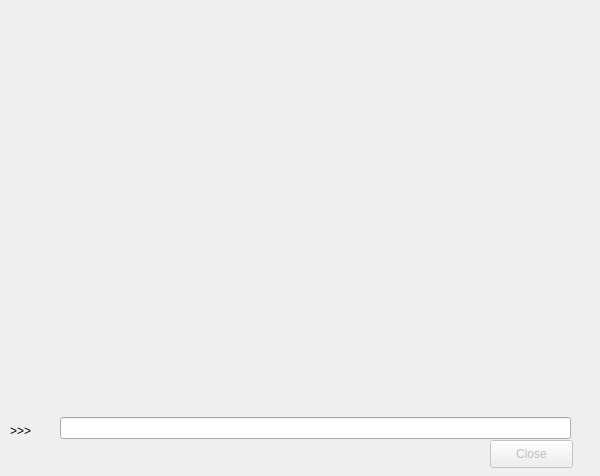
<ui version="4.0" >
 <author>Aaron Racicot</author>
 <class>PythonWin</class>
 <widget class="QDialog" name="PythonWin" >
  <property name="geometry" >
   <rect>
    <x>0</x>
    <y>0</y>
    <width>600</width>
    <height>476</height>
   </rect>
  </property>
  <property name="windowTitle" >
   <string>OpenOceanMap - Python Console</string>
  </property>
  <widget class="QLabel" name="label_1" >
   <property name="geometry" >
    <rect>
     <x>10</x>
     <y>420</y>
     <width>31</width>
     <height>21</height>
    </rect>
   </property>
   <property name="text" >
    <string>>>></string>
   </property>
  </widget>
  <widget class="QLineEdit" name="line_1" >
   <property name="enabled" >
    <bool>true</bool>
   </property>
   <property name="geometry" >
    <rect>
     <x>60</x>
     <y>417</y>
     <width>511</width>
     <height>22</height>
    </rect>
   </property>
   <property name="text" >
    <string/>
   </property>
  </widget>
  <widget class="QPushButton" name="pbnFinished" >
   <property name="enabled" >
    <bool>false</bool>
   </property>
   <property name="geometry" >
    <rect>
     <x>490</x>
     <y>440</y>
     <width>83</width>
     <height>28</height>
    </rect>
   </property>
   <property name="focusPolicy" >
    <enum>Qt::TabFocus</enum>
   </property>
   <property name="text" >
    <string>Close</string>
   </property>
  </widget>
 </widget>
 <resources/>
 <connections/>
</ui>
